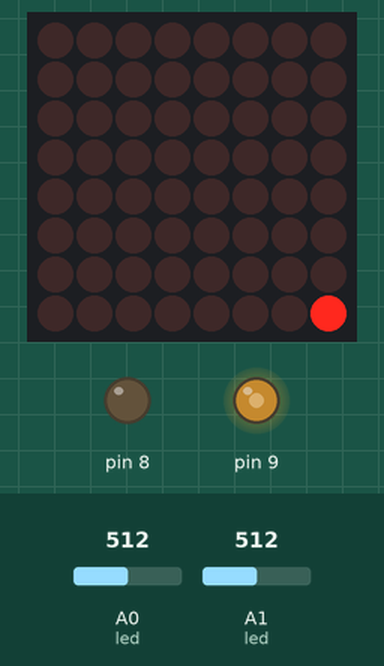
The sketch below on a simulated Arduino Uno, built with avr-gcc and run on an emulated ATmega328P. Shown: 8×8 LED matrix, output pins drawn as LEDs (lit = HIGH). The inputs (shaded band) are chosen by the test bench; at power-on: A0 (led) = 512, A1 (led) = 512.

Above: at 1.2 s.
1.3 s: A0 (led) set to 521
At 1.81 s:
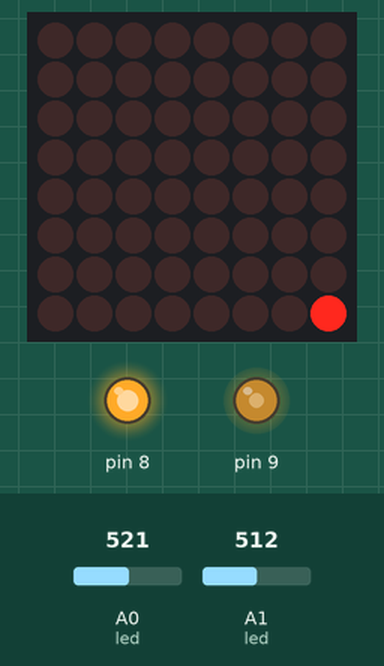
3.4 s: A1 (led) set to 988
At 3.6 s:
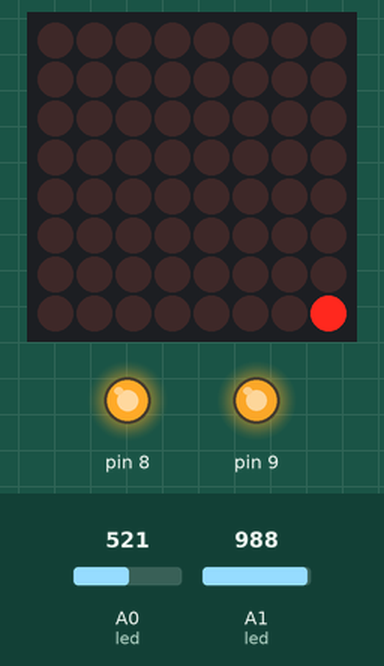
5.6 s: A1 (led) set to 1015
At 6.11 s:
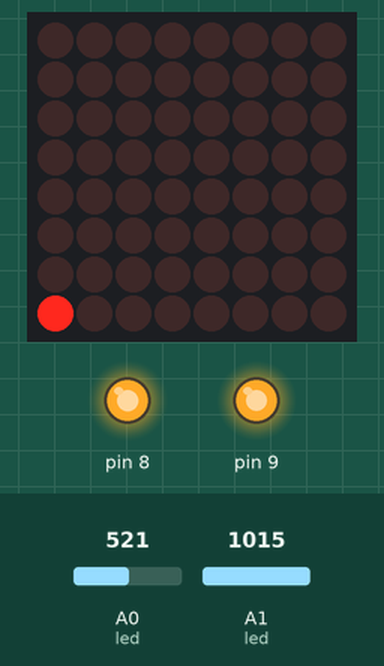
7.2 s: A0 (led) set to 986
8.7 s: A0 (led) set to 1018
At 9.22 s:
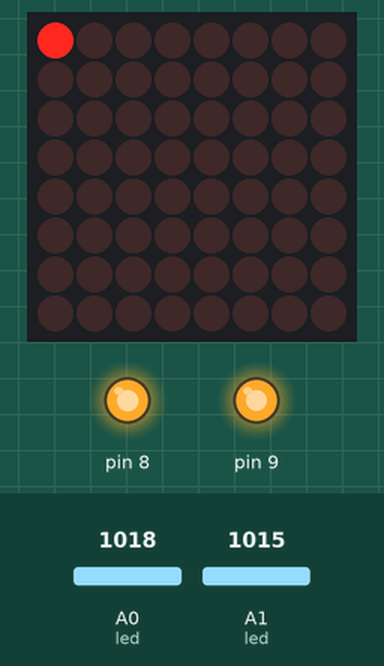
10.3 s: A1 (led) set to 90
At 10.81 s:
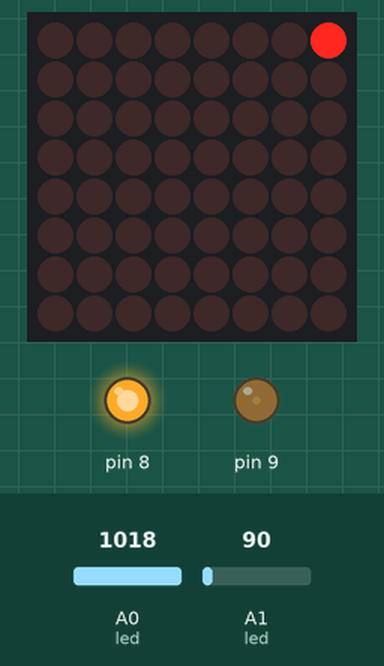
Timing chart, 0 to 12.9 s (numbered marks = the images above; inputs shaded):
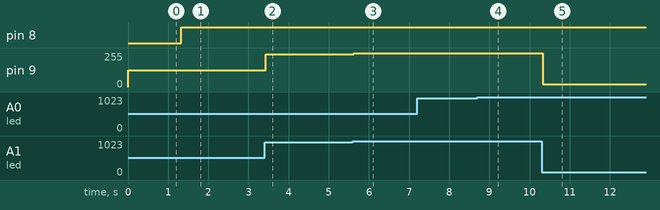

Measured:
- the behaviour switches between 513 and 514 on A0 (led) (found by bisection; images 0 and 1)
- the behaviour switches between 1000 and 1001 on A1 (led) (found by bisection; images 2 and 3)
- the behaviour switches between 1000 and 1001 on A0 (led) (found by bisection; images 3 and 4)
- after the input at 1.3 s, pin 8: LOW → HIGH at once
- after the input at 3.4 s, pin 9: 127/255 → 246/255 at once
- after the input at 5.6 s, pin 9: 246/255 → 253/255 at once; the display: first changes at once (image 3 shows a later state)
- after the input at 8.7 s, the display: first changes at once (image 4 shows a later state)
- after the input at 10.3 s, pin 9: 253/255 → 22/255 at once; the display: first changes at once (image 5 shows a later state)

The sketch:

sketch_sep01a.ino
```cpp
#include "LedControlMS.h"
#define NumMatrix 1

int a=0,b=0,a1=0,b1=0; //variables para el led pwm

char button0=3, button1=4, button2=5, button3=6, sel=2; //variables de los botones

int row = 7,col=7,arriba=0,abajo=0,derecha=0,izquierda=0; //variables para mover punto

int dibujo[8][8]= {0} ;

 LedControl lc = LedControl(13,12,11, NumMatrix);
void setup(void)
{


  pinMode(sel, INPUT);      //Set the Joystick 'Select'button as an input
  digitalWrite(sel, HIGH);  //Enable the pull-up resistor on the select button

  pinMode(button0, INPUT_PULLUP);      //Set the Joystick button 0 as an input
  digitalWrite(button0, LOW);  //Enable the pull-up resistor on button 0

  pinMode(button1, INPUT);      //Set the Joystick button 1 as an input
  digitalWrite(button1, LOW);  //Enable the pull-up resistor on button 1

  pinMode(button2, INPUT);      //Set the Joystick button 2 as an input
  digitalWrite(button2, LOW);  //Enable the pull-up resistor on button 2

  pinMode(button3, INPUT);      //Set the Joystick button 3 as an input
  digitalWrite(button3, LOW);  //Enable the pull-up resistor on button 3


  Serial.begin(9600);           //Turn on the Serial Port at 9600 bps

  for (int i=0; i< NumMatrix ; i++)
   {
       lc.shutdown(i,false);  // Activar la matriz
       lc.setIntensity(i,8);  // Poner el brillo a un valor intermedio
       lc.clearDisplay(i);    // Y borrar todo
   }
}


void loop(){
  // put your main code here, to run repeatedly:

    led();
    direccionv();
    direccionh();
    matriz();
    lc.setLed(0,col,row,true);
    delay(50);
    reset();
    lc.clearAll();


}

void led(){

  a = analogRead(A0);
  b = analogRead(A1);

  a1= map(a,0,1023,0,255);
  b1= map(b,0,1023,0,255);

  analogWrite(8,a1);
  analogWrite(9,b1);

}

void matriz(){
  if(arriba == 1 && row<7){row++;}
  if(abajo == 1 && row>0){row--;}
  if(derecha == 1 && col<7){col++;}
  if(izquierda == 1 && col>0){col--;}
}

void direccionh(){
  if(b>1000){
    abajo=1;
  }else if(b<100){
    arriba=1;
  }
}

void direccionv(){
    if(a>1000){
    izquierda=1;
  }else if(a<25){
    derecha=1;
  }
}


void reset(){
  arriba = 0;
  abajo = 0;
  derecha = 0;
  izquierda = 0;
}
```
